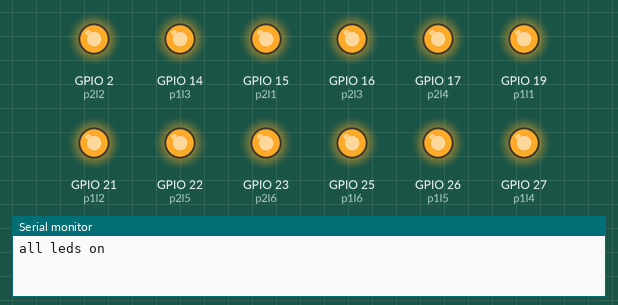
A sketch run on a simulated ESP32. Parts: output pins drawn as LEDs (lit = HIGH), the last lines printed to the serial monitor. Pins used as bus, display or sensor lines are not drawn.

Above: at 0.5 s.
At 2.2 s:
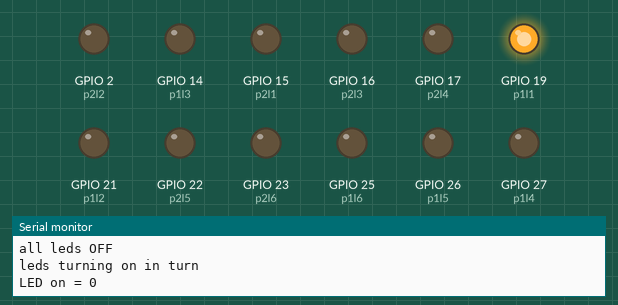
At 3.2 s:
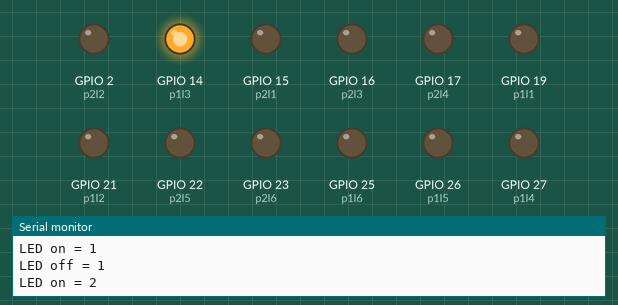
At 6.2 s:
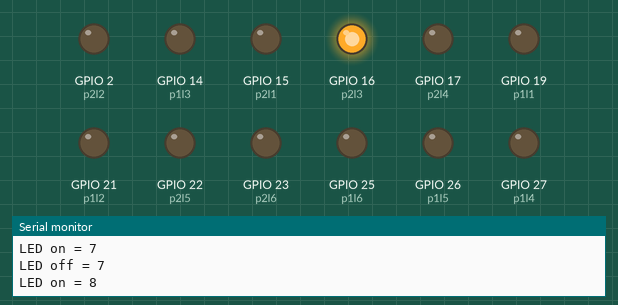
At 12.4 s:
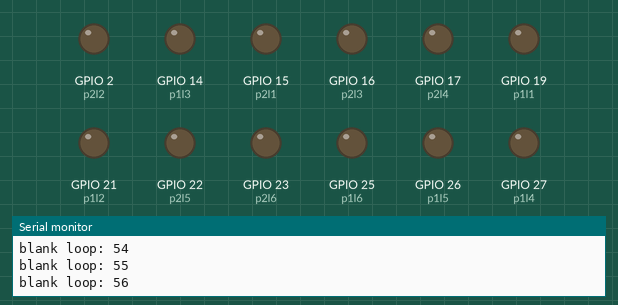
At 21.6 s:
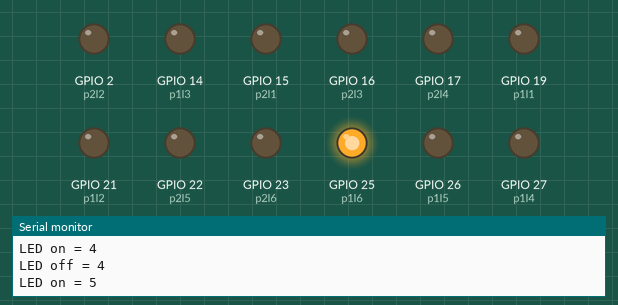
Timing chart, 0 to 21.9 s (numbered marks = the images above):
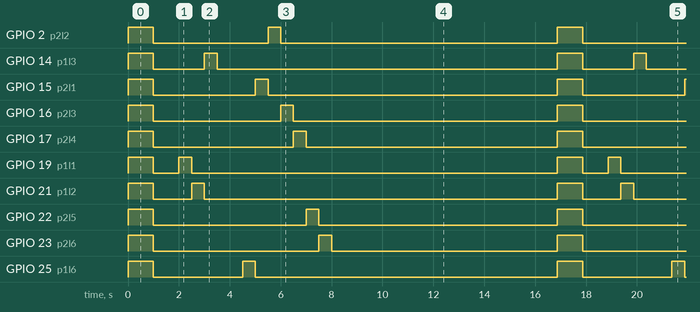

Measured:
- by itself, GPIO 2 (p2l2): repeats every 16.9 s: LOW 4.5 s, HIGH 0.50 s, LOW 10.9 s, HIGH 1.0 s
- by itself, GPIO 14 (p1l3): repeats every 16.9 s: LOW 2.0 s, HIGH 0.50 s, LOW 13.4 s, HIGH 1.0 s
- by itself, GPIO 15 (p2l1): repeats every 16.9 s: LOW 4.0 s, HIGH 0.50 s, LOW 11.4 s, HIGH 1.0 s
- by itself, GPIO 16 (p2l3): repeats every 16.9 s: LOW 5.0 s, HIGH 0.50 s, LOW 10.4 s, HIGH 1.0 s
- by itself, GPIO 17 (p2l4): repeats every 16.9 s: LOW 5.5 s, HIGH 0.50 s, LOW 9.9 s, HIGH 1.0 s
- by itself, GPIO 19 (p1l1): repeats every 16.9 s: LOW 1.0 s, HIGH 0.50 s, LOW 14.4 s, HIGH 1.0 s
- by itself, GPIO 21 (p1l2): repeats every 16.9 s: LOW 1.5 s, HIGH 0.50 s, LOW 13.9 s, HIGH 1.0 s
- by itself, GPIO 22 (p2l5): repeats every 16.9 s: LOW 6.0 s, HIGH 0.50 s, LOW 9.4 s, HIGH 1.0 s

The sketch:

rig_tester.ino
```cpp
/*code to test the Throclis controller:
- turn on all leds for 1 second
- turn each led in turn for 500 ms 2X
- Turn on the trigger out for 1 second
- turn on trigger out for 400us and off for 1.6ms 100X


Code by AM Chagas 06/12/2021
CC BY SA 4.0

*/

// LEDS
int p1l1 = 19;
int p1l2 = 21;
int p1l3 = 14;
int p1l4 = 27;
int p1l5 = 26;
int p1l6 = 25;

int p2l1 = 15;
int p2l2 = 2;
int p2l3 = 16;
int p2l4 = 17;
int p2l5 = 22;
int p2l6 = 23;

int allLeds[] = {p1l1,p1l2,p1l3,p1l4,p1l5,p1l6,p2l1,p2l2,p2l3,p2l4,p2l5,p2l6};

//TRIGGER OUT
int trigOut = 18;

//BLANK in
// right now blank goes directly to ICs outside microcontroller.

void setup() {
  // put your setup code here, to run once:
  pinMode(p1l1,OUTPUT);
  pinMode(p1l2,OUTPUT);
  pinMode(p1l3,OUTPUT);
  pinMode(p1l4,OUTPUT);
  pinMode(p1l5,OUTPUT);
  pinMode(p1l6,OUTPUT);

  pinMode(p2l1,OUTPUT);
  pinMode(p2l2,OUTPUT);
  pinMode(p2l3,OUTPUT);
  pinMode(p2l4,OUTPUT);
  pinMode(p2l5,OUTPUT);
  pinMode(p2l6,OUTPUT);

  pinMode(trigOut,OUTPUT);

  digitalWrite(p1l1, LOW);
  digitalWrite(p1l2, LOW);
  digitalWrite(p1l3, LOW);
  digitalWrite(p1l4, LOW);
  digitalWrite(p1l5, LOW);
  digitalWrite(p1l6, LOW);

  digitalWrite(p2l1, LOW);
  digitalWrite(p2l2, LOW);
  digitalWrite(p2l3, LOW);
  digitalWrite(p2l4, LOW);
  digitalWrite(p2l5, LOW);
  digitalWrite(p2l6, LOW);

  digitalWrite(trigOut, LOW);

}

void loop() {
  // put your main code here, to run repeatedly:
  Serial.println("all leds on");
  for (int i=0; i<=11;i=i+1){
      digitalWrite(allLeds[i],HIGH);

  }//end for
  delay(1000);

  Serial.println("all leds OFF");
  for (int i=0; i<=11;i=i+1){
      digitalWrite(allLeds[i],LOW);

  }//end for

  delay(1000);
  Serial.println("leds turning on in turn");
  for (int i=0; i<=11;i=i+1){
      digitalWrite(allLeds[i],HIGH);
      Serial.print("LED on = ");
      Serial.println(i);
      delay(500);
      digitalWrite(allLeds[i],LOW);
      Serial.print("LED off = ");
      Serial.println(i);
  }//end for

  delay(1000);


  Serial.println("trigger out on");
  digitalWrite(trigOut, HIGH);
  delay(1000);
  Serial.println("trigger out off");
  digitalWrite(trigOut, LOW);

  delay(1000);

  for (int j=0; j<=200;j=j+1){
    for (int i=0; i<=11;i=i+1){
        digitalWrite(trigOut,HIGH);
        delayMicroseconds(400);
        digitalWrite(trigOut,LOW);
        delayMicroseconds(1600);
    }//end for i
    Serial.print("blank loop: ");
    Serial.println(j);
  }//end for j

  delay(1000);
}
```
